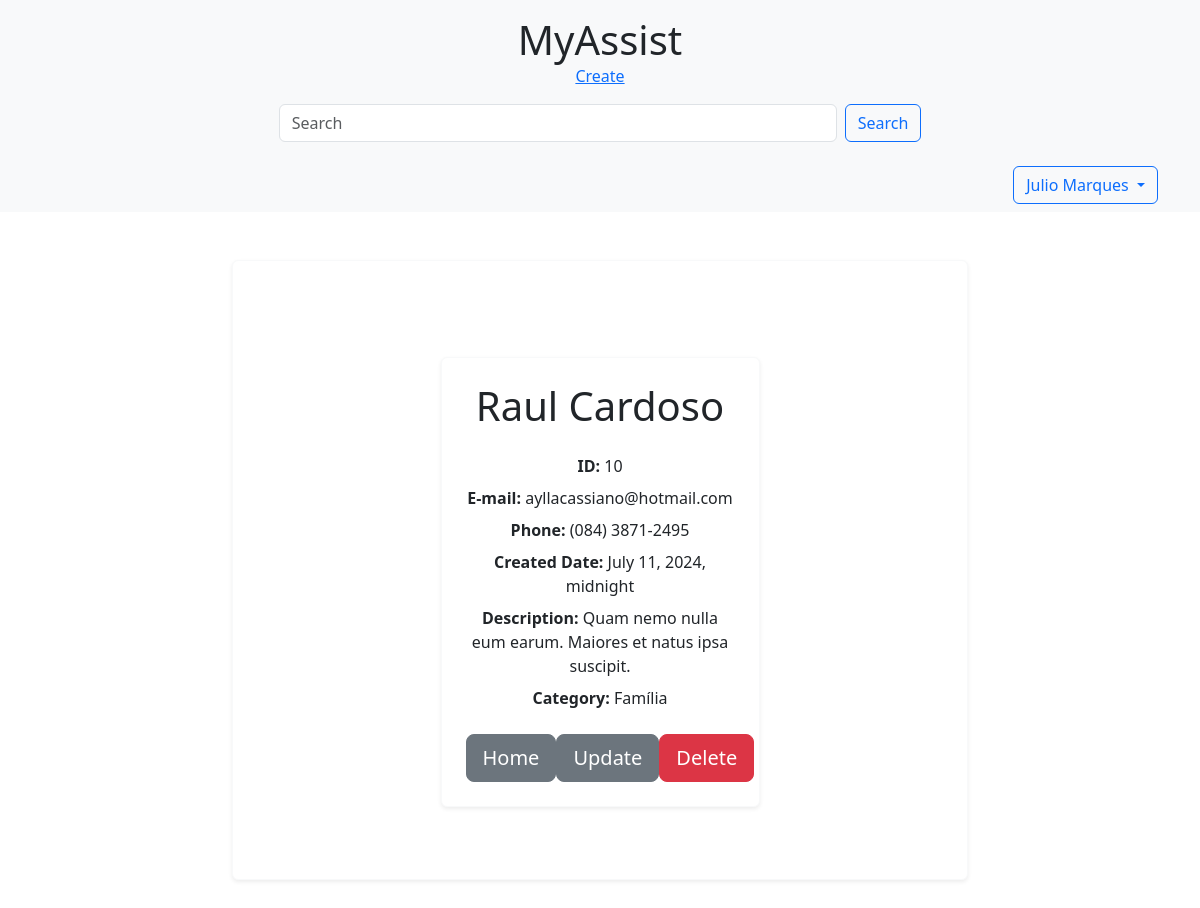
The page /contact/10/detail/ (signed in) on the database as committed earlier.
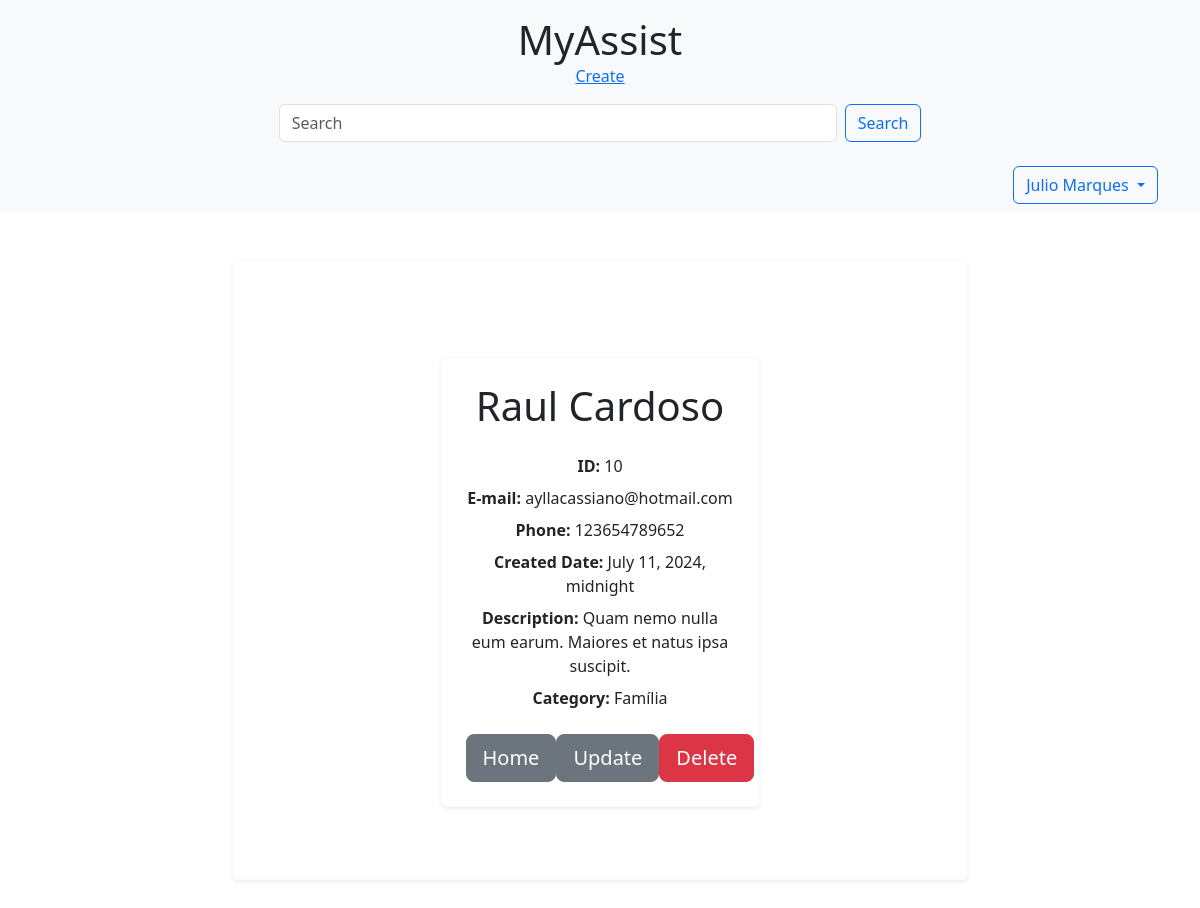
The same page on the database as committed later.
### accounts/models.py (models this page shows, shortened)
class User(AbstractBaseUser, PermissionsMixin):
    first_name = models.CharField(_("first name"), max_length=150, blank=True)
    email = models.EmailField(_("email address"), unique=True)
    is_staff = models.BooleanField(
        _("staff status"),
        default=False,
        help_text=_(
            "Designates whether the user can log into this admin site."),
    )
    is_active = models.BooleanField(
        _("active"),
        default=True,
        help_text=_(
            "Designates whether this user should be treated as active. "
            "Unselect this instead of deleting accounts."
        ),
    )
    date_joined = models.DateTimeField(_("date joined"), default=timezone.now)
    objects = UserManager()
    EMAIL_FIELD = "email"
    USERNAME_FIELD = "email"
    REQUIRED_FIELDS = []
    class Meta:
        verbose_name = _("user")
        verbose_name_plural = _("users")

class Account(models.Model):
    first_name = models.CharField(max_length=50)
    last_name = models.CharField(max_length=50, blank=True)
    phone = models.CharField(max_length=50)
    email = models.EmailField(max_length=254)
    created_date = models.DateTimeField(default=timezone.now)
    description = models.TextField(blank=True)
    show = models.BooleanField(default=True)
    picture = models.ImageField(blank=True, upload_to='pictures/%Y/%m/')
    category = models.ForeignKey(
        Category, on_delete=models.SET_NULL, blank=True, null=True)
    owner = models.ForeignKey(
        User, on_delete=models.SET_NULL, blank=True, null=True)

class Category(models.Model):
    name = models.CharField(max_length=50)
    class Meta:
        verbose_name = 'Category'
        verbose_name_plural = 'Categories'

### accounts/views.py (the view)
# urls.py: path('contact/<int:contact_id>/detail/', contact, name='contact'),
@login_required
def contact(request, contact_id):
    single_contact = get_object_or_404(Account, pk=contact_id, show=True)
    context = {
        'contact': single_contact,
    }
    return render(request, 'accounts/contact.html', context)

### accounts/templates/accounts/contact.html (shortened to what this page needs)
{% extends "accounts/base.html" %}
{% block content %}
<div class="container py-5">
    <div class="row justify-content-center">
        <div class="col-md-8 col-lg-6">
            <div class="card shadow-sm border-light">
                <div class="card-body p-4">
                    {% if contact %}
                    <h1 class="card-title mb-4">
                        {{ contact.first_name }} {{ contact.last_name }}
                    </h1>
                    <p class="mb-2"><strong>ID:</strong> {{ contact.id }}</p>
                    <p class="mb-2"><strong>E-mail:</strong> {{ contact.email }}</p>
                    <p class="mb-2"><strong>Phone:</strong> {{ contact.phone }}</p>
                    <p class="mb-2"><strong>Created Date:</strong> {{ contact.created_date }}</p>
                    <p class="mb-2"><strong>Description:</strong> {{ contact.description }}</p>
                    <p class="mb-2"><strong>Category:</strong> {{ contact.category.name }}</p>
                    {% else %}
                    <p>No contact information available.</p>
                    {% endif %}
                    <div class="d-flex justify-content-between align-items-center mt-4">
                        <a class="btn btn-secondary btn-lg" href="{% url 'home' %}">Home</a>
                        <a class="btn btn-secondary btn-lg" href="{% url 'update' contact.id %}">Update</a>
                        <form action="{% url 'delete' contact.id %}" method="POST"
                            onsubmit="return confirm('Tem certeza de que deseja deletar este contato?');">
                            <button type="submit" class="btn btn-danger btn-lg">Delete</button>
                        </form>
                    </div>
                </div>
            </div>
        </div>
    </div>
</div>
{% endblock %}

### accounts/templates/accounts/base.html (shortened to what this page needs)
{% load static %}
<!DOCTYPE html>
<html lang="en">
<head>
    <link href="{% static 'css/bootstrap.min.css' %}" rel="stylesheet">
</head>
<body>
    {% include 'accounts/header.html' %}
    <nav class="navbar navbar-expand-lg navbar-light bg-light">
        <div class="container">
            <div class="collapse navbar-collapse" id="navbarNav">
                {% if user.is_authenticated %}
                <div class="ms-auto">
                    <div class="dropdown">
                        <button class="btn btn-outline-primary dropdown-toggle" type="button" id="userDropdown"
                            data-bs-toggle="dropdown" aria-expanded="false">
                            {{ user.first_name }}
                        </button>
                    </div>
                </div>
                {% else %}
                <a class="btn btn-outline-primary ms-auto" href="{% url 'login' %}">Log In</a>
                {% endif %}
            </div>
        </div>
    </nav>
    <div class="container py-5">
        <div class="row justify-content-center">
            <div class="col-md-10 col-lg-8">
                <div class="card text-center shadow-sm border-light">
                    <div class="card-body p-4">
                        {% block content %}{% endblock %}
                    </div>
                </div>
            </div>
        </div>
    </div>
</body>
</html>

### accounts/templates/accounts/header.html
<header class="bg-light py-3">
    <div class="container">
        <div class="text-center">
            <a class="navbar-brand" href="{% url 'home' %}" style="text-decoration: none; color: inherit;">
                <h1 class="mb-0">MyAssist</h1>
            </a>
            <a href="{% url 'create' %}">Create</a>
            <form class="d-flex justify-content-center mt-3" action="{% url 'search' %}" method="get">
                <input class="form-control me-2 w-50" id="search" type="search" name="q" placeholder="Search"
                    aria-label="Search" value="{{request.GET.q.strip}}">
                <button class="btn btn-outline-primary" type="submit">Search</button>
            </form>
        </div>
    </div>
</header>

Rows that differ between the two databases and show on the page:
changed Account "Raul": phone "(084) 3871-2495" → "123654789652"
